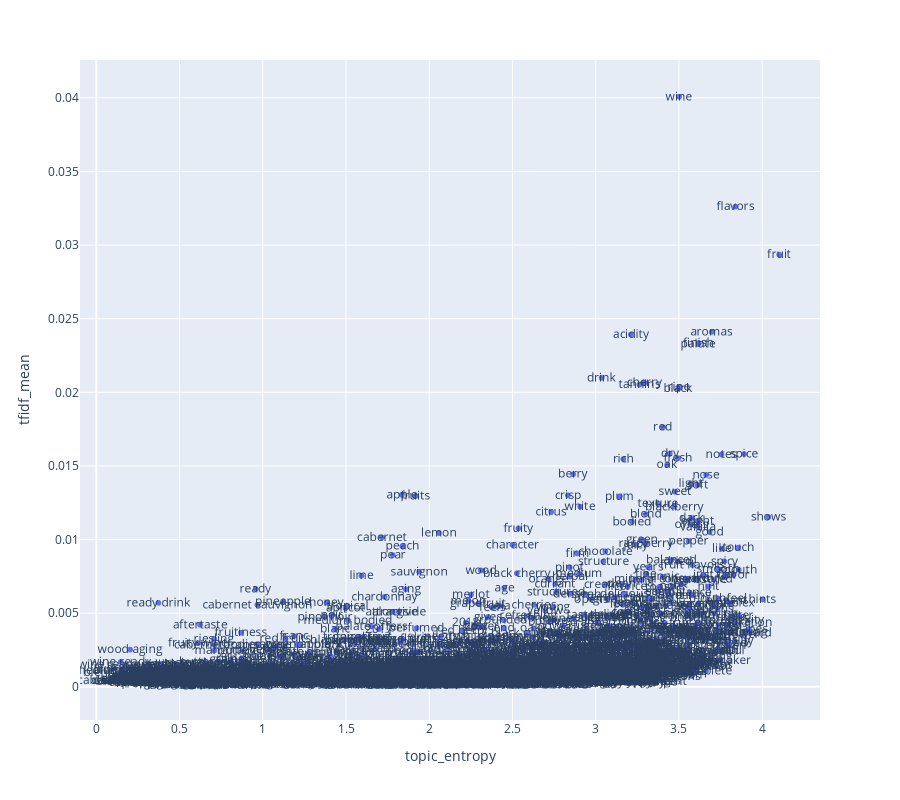

Notebook cell for this chart:
### Code cell
px.scatter(db.VOCAB, 'topic_entropy', 'tfidf_mean', text=db.VOCAB.index, height=800)

### Figure 1 — Plotly figure (JSON) as saved in the notebook; plotly's stock layout.template omitted (floating-point values rounded to 4 significant figures; data arrays with more than 128 entries replaced by an {"elided": "..."} marker saying what was removed)
{"data": [{"hovertemplate": "topic_entropy=%{x}<br>tfidf_mean=%{y}<br>term_str=%{text}<extra></extra>", "legendgroup": "", "marker": {"color": "#636efa", "symbol": "circle"}, "mode": "markers+text", "name": "", "showlegend": false, "text": {"elided": "4000 str values"}, "type": "scattergl", "x": {"elided": "4000 float values"}, "xaxis": "x", "y": {"elided": "4000 float values"}, "yaxis": "y"}], "layout": {"height": 800, "legend": {"tracegroupgap": 0}, "margin": {"t": 60}, "xaxis": {"anchor": "y", "domain": [0, 1], "title": {"text": "topic_entropy"}}, "yaxis": {"anchor": "x", "domain": [0, 1], "title": {"text": "tfidf_mean"}}}}
